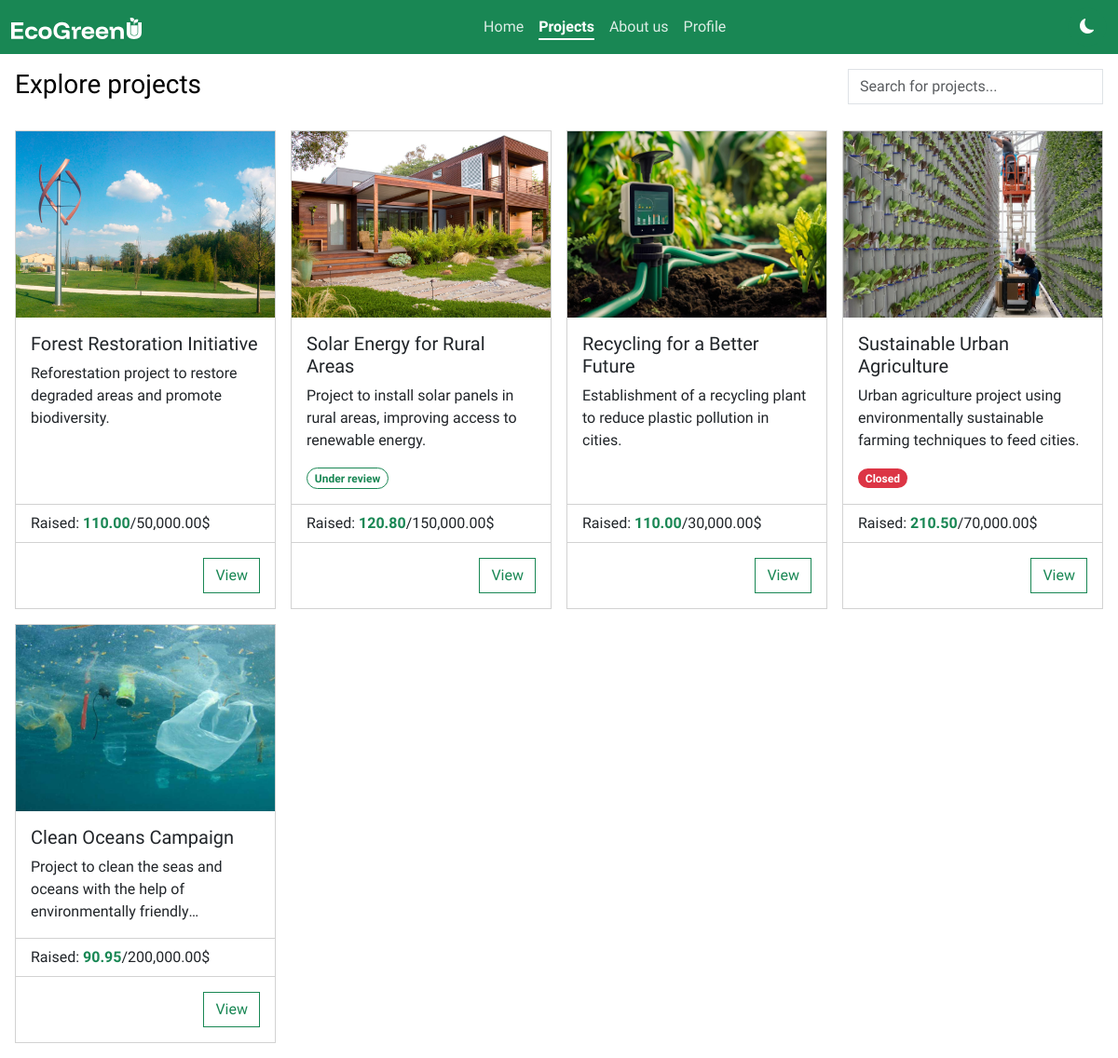
Screenshot of /pages/projects.php with the database file from the repository.
### tables this page shows
CREATE TABLE IF NOT EXISTS tblprojects (
  idProject INT NOT NULL PRIMARY KEY AUTO_INCREMENT,
  title CHAR(30) NOT NULL UNIQUE,
  description CHAR(250) NOT NULL,
  img CHAR(20),
  fundraiser INT NOT NULL,
  targetAmount DECIMAL(10,2) NOT NULL,
  deadline DATETIME NOT NULL,
  status CHAR(1) NOT NULL,
    FOREIGN KEY (fundraiser) REFERENCES tblusers(iduser)
);

### php/projects/projects.php (called while the page is built, shortened)
<?php
    $db = new mysqli("localhost", "root", "", "dbecogreenu");
    $result = $db->query("SELECT tblprojects.*, SUM(tblpayments.amount) AS raisedAmount FROM tblprojects LEFT JOIN tblpayments ON tblprojects.idProject = tblpayments.projectId GROUP BY tblprojects.idProject;");
    $projects = [];
?>

### pages/projects.php (the view, shortened to what this page needs)
<?php include_once '../php/projects/projects.php' ?>
<!DOCTYPE html>
<html lang="en">
<head>
    <link rel="stylesheet" href="../css/styles.css">
    <link rel="stylesheet" href="../css/searchbar.css">
    <link href="https://cdn.jsdelivr.net/npm/bootstrap@5.3.3/dist/css/bootstrap.min.css" rel="stylesheet">
    <link rel="stylesheet" href="https://cdn.jsdelivr.net/npm/bootstrap-icons@1.11.3/font/bootstrap-icons.min.css">
</head>
<body>
    <div class="container-fluid p-0 m-0 position-absolute">
        <nav class="navbar sticky-top navbar-expand-lg bg-success">
            <div class="container-fluid d-flex">
                <a class="navbar-brand p-0 m-0" href="../index.php">
                    <img src="../assets/logo/logo-navbar.svg" alt="EcoGreenU logo">
                </a>
                <div class="collapse navbar-collapse" id="navbarNav">
                    <ul class="navbar-nav ms-auto me-auto">
                        <li class="nav-item">
                            <a class="nav-link text-white" aria-current="page" href="../index.php">Home</a>
                        </li>
                        <li class="nav-item">
                            <a class="nav-link text-white active" href="projects.php">Projects</a>
                        </li>
                        <li class="nav-item">
                            <a class="nav-link text-white" href="about-us.php">About us</a>
                        </li>
                        <li class="nav-item">
                            <a class="nav-link text-white" href="profile.php">Profile</a>
                        </li>
                    </ul>
                    <button id="theme-switch" class="btn btn-success text-white p-2">
                        <i class="bi bi-moon-fill"></i>
                    </button>
                </div>
            </div>
        </nav>
        <div class="container-fluid p-0 m-0" id="main">
            <div class="container-fluid p-3">
                <div class="row mb-3">
                    <div class="col">
                        <h3 class="mb-3">Explore projects</h3>
                    </div>
                    <div class="col-12 col-sm-5 col-md-6 col-lg-4 col-xl-3">
                        <div class="searchbar">
                            <input type="text" class="form-control focus-ring focus-ring-success rounded-0" placeholder="Search for projects..." id="query">
                        </div>
                    </div>
                </div>
                <div class="row row-cols-1 row-cols-md-2 row-cols-lg-3 row-cols-xl-4 row-cols-xxl-5 g-3">
                    <?php foreach ($projects as $p): ?>
                        <div class="col">
                            <div class="card rounded-0">
                                    <?php if(!isset($p["img"])): ?>
                                        <img src="../assets/images/proj-thumbnail-default.jpg" class="card-img-top" alt="<?=$p["title"]?>">
                                    <?php else: ?>
                                        <img src="../assets/images/projects/<?=$p["img"]?>" class="card-img-top" alt="<?=$p["title"]?>">
                                    <?php endif; ?>
                                <div class="card-body h-100">
                                    <h5 class="card-title"><?=$p["title"]?></h5>
                                    <p class="card-text"><?=$p["description"]?></p>
                                    <?php if($p['status'] == 1): ?>
                                        <span class="badge badge-outlined rounded-pill text-success">Under review</span>
                                    <?php elseif($p['status'] == 2): ?>
                                        <span class="badge rounded-pill text-bg-danger">Closed</span>
                                    <?php endif; ?>
                                </div>
                                <ul class="list-group list-group-flush">
                                    <li class="list-group-item">Raised: <span class="text-success fw-bold">
                                        <?=number_format($p["raisedAmount"], 2)?></span>/<?=number_format($p["targetAmount"], 2)?>$
                                    </li>
                                </ul>
                                <div class="card-body d-flex">
                                    <form method="GET" action="project-details.php" class="ms-auto">
                                        <?php if($p['status'] == 0 && isset($_SESSION['user_id'])): ?>
                                            <button type="submit" name="project-id" value="<?=$p['idProject']?>" class="btn btn-success rounded-0 ms-auto">Donate</button>
                                        <?php else: ?>
                                            <button type="submit" name="project-id" value="<?=$p['idProject']?>" class="btn btn-outline-success rounded-0 ms-auto">View</button>
                                        <?php endif; ?>
                                    </form>
                                </div>
                            </div>
                        </div>
                    <?php endforeach; ?>
                </div>
            </div>
        </div>
    </div>
</body>
</html>

### css/styles.css (style rules this page uses)
:root { --background-color: #fff; --foreground-color: #000; --primary-green: #198754; --searchbar-results: #ddd; }
body { font-family: 'Funnel Display', 'Outfit', system-ui, -apple-system, BlinkMacSystemFont, 'Segoe UI', Roboto, Oxygen, Ubuntu, Cantarell, 'Open Sans', 'Helvetica Neue', sans-serif !important; background-color: var(--background-color) !important; color: var(--foreground-color) !important; }
#theme-switch { width: 42px; height: 42px; border-radius: 50%; display: flex; justify-content: center; align-items: center; }
.card > img.card-img-top { height: 200px; object-fit: cover !important; border-radius: 0 !important; }
.card { height: 100% !important; }
a.navbar-brand { margin: 0 !important; padding: 0 !important; }
.nav-link.active { text-decoration: underline !important; text-decoration-thickness: 2px !important; text-underline-offset: 7px; font-weight: bold !important; }
.nav-link:not(.active) { opacity: .85; }
.card-img-top { aspect-ratio: 4/3; object-fit: cover; }
.badge.text-success { border: 1px solid var(--primary-green) !important; }
.badge.badge-outlined { background-color: transparent !important; }
p.card-text { display: -webkit-box; -webkit-line-clamp: 3; line-clamp: 3; -webkit-box-orient: vertical; overflow: hidden; text-overflow: ellipsis; }

### css/searchbar.css (style rules this page uses)
.searchbar { position: relative; width: 100%; }

### rows the page displays
tblprojects: img (picture), title "Forest Restoration Initiative", description "Reforestation project to restore degraded areas and promote biodiversity.", raisedAmount "110.00", targetAmount "50,000.00", $p['idProject'] 1 (drawn)
tblprojects: img (picture), title "Solar Energy for Rural Areas", description "Project to install solar panels in rural areas, improving access to renewable energy.", status "Under review", raisedAmount "120.80", targetAmount "150,000.00", $p['idProject'] 2 (drawn)
tblprojects: img (picture), title "Recycling for a Better Future", description "Establishment of a recycling plant to reduce plastic pollution in cities.", raisedAmount "110.00", targetAmount "30,000.00", $p['idProject'] 3 (drawn)
tblprojects: img (picture), title "Sustainable Urban Agriculture", description "Urban agriculture project using environmentally sustainable farming techniques to feed cities.", status "Closed", raisedAmount "210.50", targetAmount "70,000.00", $p['idProject'] 4 (drawn)
tblprojects: img (picture), title "Clean Oceans Campaign", description "Project to clean the seas and oceans with the help of environmentally…", raisedAmount "90.95", targetAmount "200,000.00", $p['idProject'] 5 (drawn)
